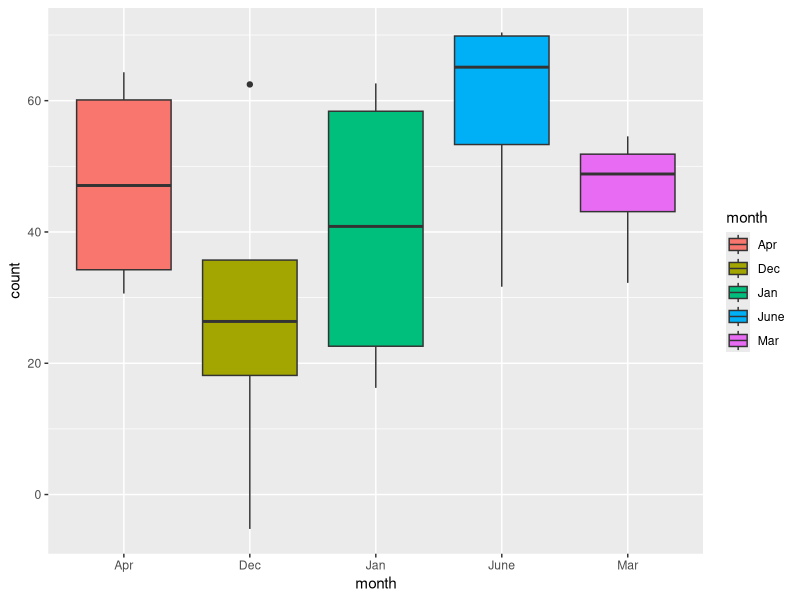
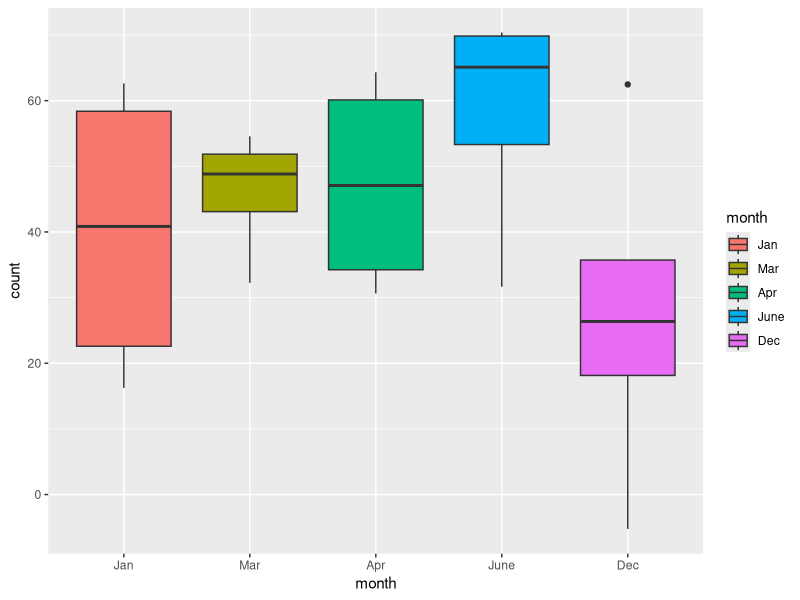
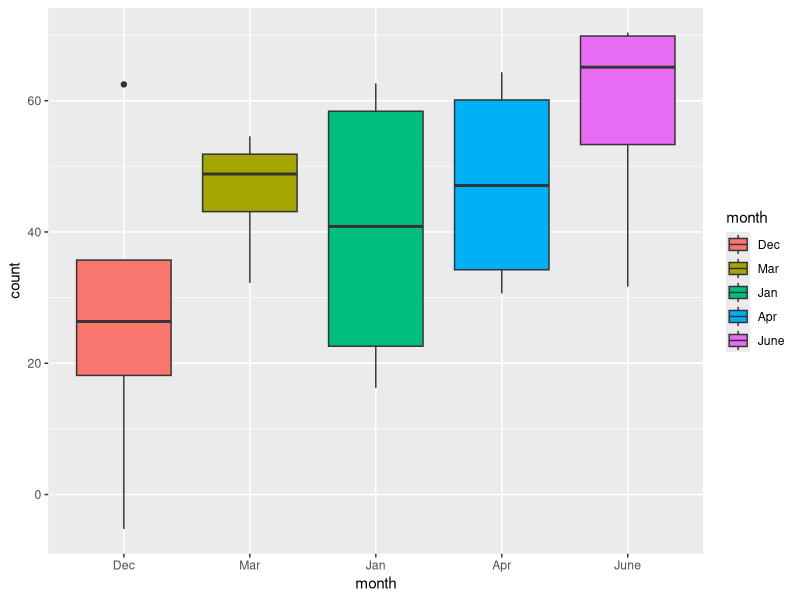
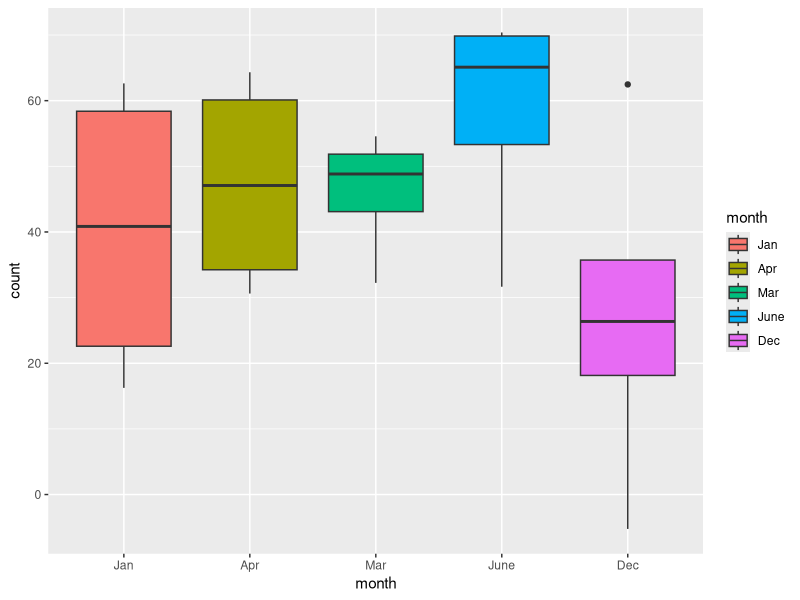
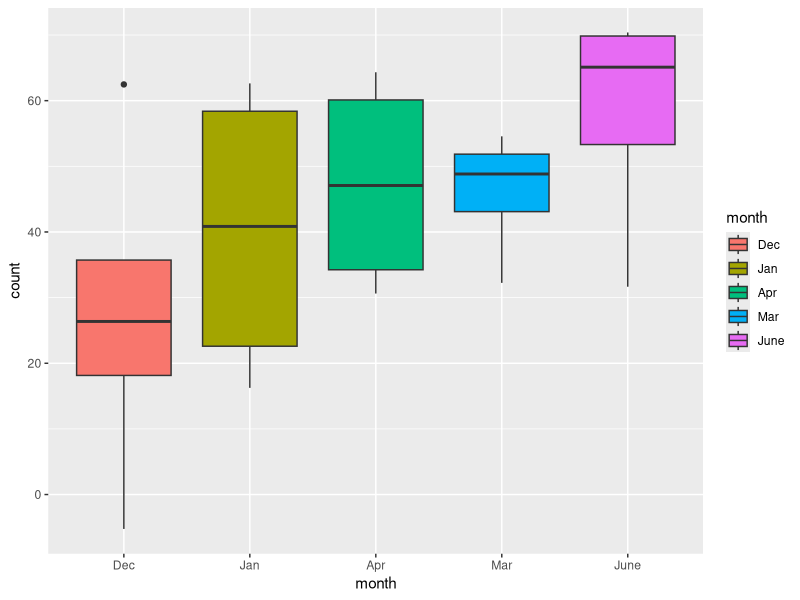
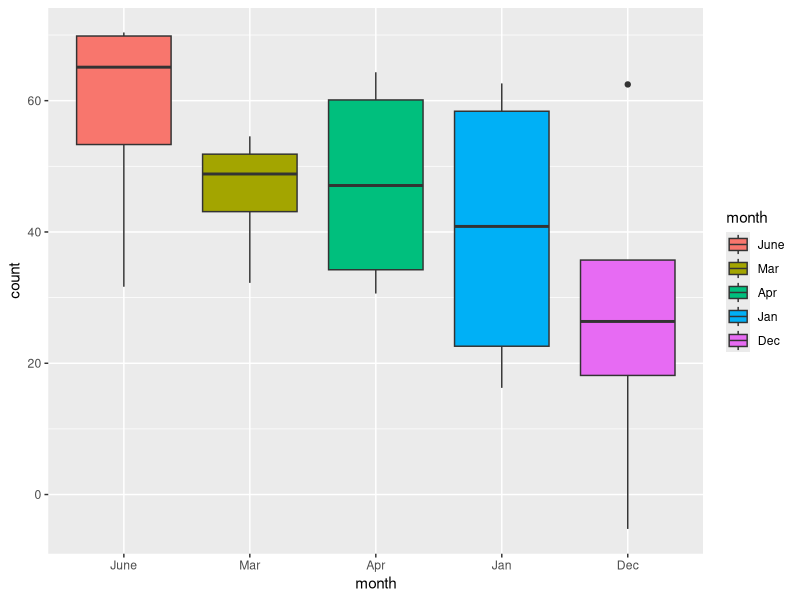
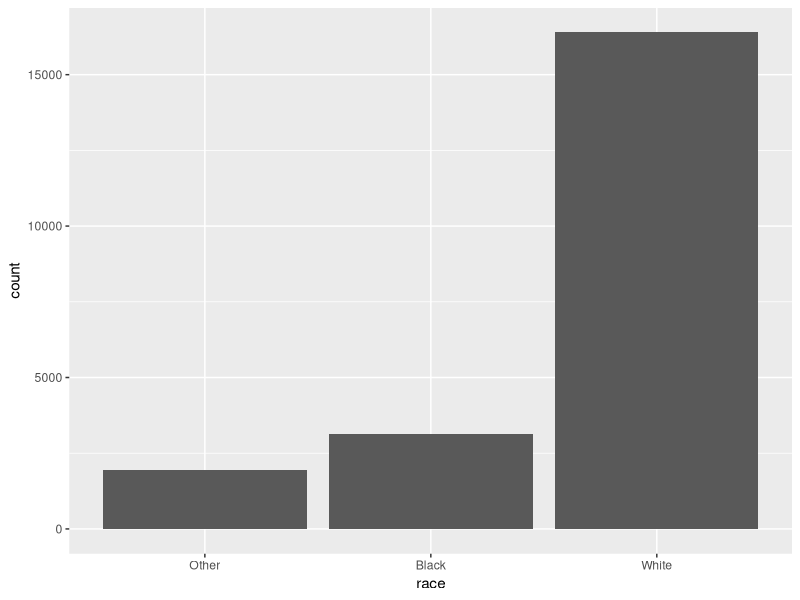
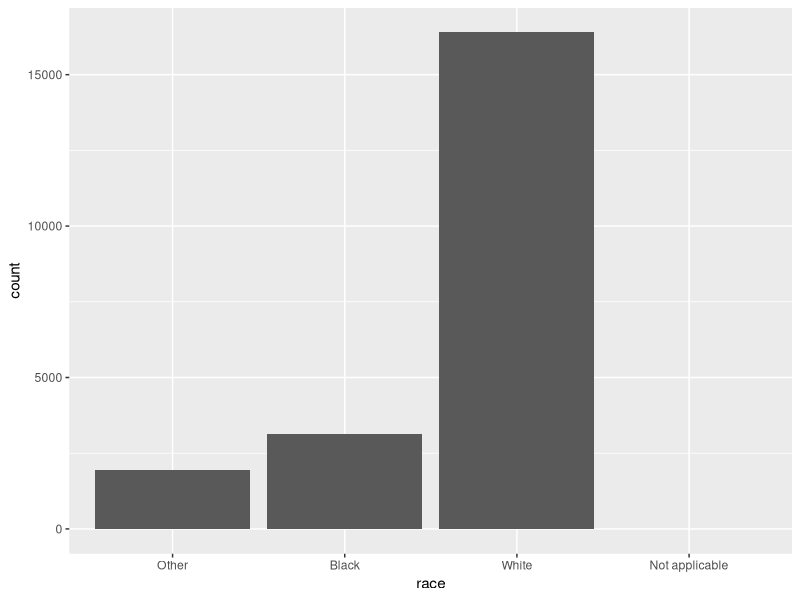

Recreate these plots in R, in order.
## ---- chunk 1
knitr::opts_chunk$set(echo = TRUE, size = 3)
library(tidyverse)
library(kableExtra)

mytable <- function(df){
  kable(df) %>%
  kable_styling(bootstrap_options = c("hover", "condensed", "responsive"),
                full_width = F,
                font_size = 12)}
## ---- chunk 2
labels <- c("Jan", "Mar", "Apr", "June", "Dec")
x1 <- c("Dec", "Apr", "Jan", "Mar", "June")

x1 <- enframe(x1) %>% 
  mutate(value = fct_relevel(as_factor(value), labels))

levels(x1$value)

x1 <- tibble(
  month = rep(c("Dec", "Apr", "Jan", "June", "Mar"), times = 4),
  count = rnorm(20, mean = 50, sd = 20))

levels(x1$month)

x1 %>% 
ggplot(aes(month, count, fill = month)) +
  geom_boxplot()

x1 %>% 
  mutate(month = fct_relevel(month, labels)) %>%
  ggplot(aes(month, count, fill = month)) +
  geom_boxplot()

## ---- chunk 3
x1 %>% 
  mutate(month = fct_reorder(month, count)) %>%
  mutate(month = fct_relevel(month, c("Dec", "Mar"))) %>%
  ggplot(aes(month, count, fill = month)) +
  geom_boxplot()

## ---- chunk 4
x1 %>% 
  mutate(month = fct_reorder(month, count)) %>%
  mutate(month = fct_relevel(month, "Dec", after = Inf)) %>%
  ggplot(aes(month, count, fill = month)) +
  geom_boxplot()

## ---- chunk 5
x1 %>% 
  mutate(month = fct_reorder(month, count)) %>%
  ggplot(aes(month, count, fill = month)) +
  geom_boxplot()

x1 %>% 
  mutate(month = fct_rev(fct_reorder(month, count))) %>%
  ggplot(aes(month, count, fill = month)) +
  geom_boxplot()
## ---- chunk 6
forcats::gss_cat %>% 
  ggplot(aes(race)) +
  geom_bar()

forcats::gss_cat %>% 
  ggplot(aes(race)) +
  geom_bar() +
  scale_x_discrete(drop = FALSE)
## ---- chunk 7
df <- forcats::gss_cat

df %>% 
  count(rincome) %>% mytable()

df %>%
  group_by(rincome) %>% 
  mutate(count_inc = n()) %>% 
  ungroup() %>% 
  mutate(rincome = fct_reorder(rincome, count_inc)) %>% 
  ggplot(aes(rincome)) +
  geom_bar(aes(fill = rincome), show.legend = FALSE) + 
  coord_flip()

## ---- chunk 8
df %>% 
  count(relig, sort = TRUE) %>% 
  slice(1) %>% mytable()

df %>% 
  count(partyid, sort = TRUE) %>% 
  slice(1) %>% mytable()
## ---- chunk 9
df %>% 
  count(relig, denom, sort = TRUE) %>% 
  ggplot(aes(relig, denom)) +
  geom_tile(aes(fill = n)) +
  theme(axis.text.x = element_text(angle = 90, size = 8),
        axis.text.y = element_text(size = 8))
## ---- chunk 10
age_marital <- df %>%
  filter(!is.na(age)) %>%
  count(age, marital) %>%
  group_by(age) %>%
  mutate(prop = n / sum(n))

age_marital %>% 
  ggplot(aes(age, prop, color = marital)) +
  geom_line(size = 1)

age_marital %>% 
  ggplot(aes(age, prop, color = fct_reorder2(marital, age, prop))) +
  geom_line(size = 1)

x1 %>%
  mutate(y = round(rnorm(20, mean = 0, sd = 5), 0)) %>% 
  ggplot(aes(y, count, color = fct_reorder2(month, y, count))) +
  geom_line(size = 1)
## ---- chunk 11
df %>% 
  ggplot(aes(fct_infreq(rincome))) +
  geom_bar() +
  theme(
    axis.text.x = element_text(angle = 90))

df %>% 
  ggplot(aes(fct_rev(fct_infreq(rincome)))) +
  geom_bar() +
  theme(
    axis.text.x = element_text(angle = 90))

## ---- chunk 12
df %>% 
  ggplot(aes(tvhours)) +
  geom_histogram()
## ---- chunk 13
df %>% 
  select_if(is.factor) %>% 
  names()
## ---- chunk 14
df %>% 
  count(partyid) %>% 
  head() %>% mytable()

df %>%
  mutate(partyid = case_when(
    partyid == "No answer" ~ "NoA",
    TRUE ~ partyid)) %>% 
  count(partyid)

df %>%
  mutate(partyid = case_when(
    partyid == "No answer" ~ "NoA",
    TRUE ~ "Others")) %>% 
  count(partyid)
## ---- chunk 15
df %>%
  mutate(partyid = fct_recode(partyid,
    "NoA" = "No answer")) %>% 
  count(partyid) %>% 
  head() %>% mytable


## ---- chunk 16
gss_cat %>% 
count(rincome, sort = TRUE) %>% 
  mutate(rincome = fct_collapse(rincome,
        "Not available" = c("Not applicable",
                            "Refused",
                            "Don't know",
                            "No answer"),
        "$1000 - 7999" = c("Lt $1000",
                           "$1000 to 2999",
                           "$3000 to 3999",
                           "$4000 to 4999",
                           "$5000 to 5999",
                           "$6000 to 6999",
                           "$7000 to 7999"))) %>% 
  mytable()
                           
## ---- chunk 17
df %>% 
  mutate(rincome = fct_lump(rincome, n = 5)) %>% 
  count(rincome)
## ---- chunk 18
df %>% 
  count(partyid)

df_clean <- df %>% 
  select(year, partyid) %>% 
  mutate(
    partyid = fct_collapse(partyid,
                         republican = c("Strong republican",
                                          "Not str republican"),
                         independent = c("Ind,near rep",
                                            "Independent",
                                           "Ind,near dem"),
                         democrat = c("Not str democrat",
                                        "Strong democrat"),
                         other = c("No answer",
                                     "Don't know",
                                     "Other party"))) %>% 
  count(year, partyid)

df_clean %>% 
  group_by(year) %>% 
  mutate(total = sum(n),
         prop = n/total) %>% 
  ungroup() %>% 
  ggplot(aes(year, prop, color = partyid)) + 
  geom_line(size = 1) +
  geom_point(aes(shape = partyid, size = 2), show.legend = FALSE)
